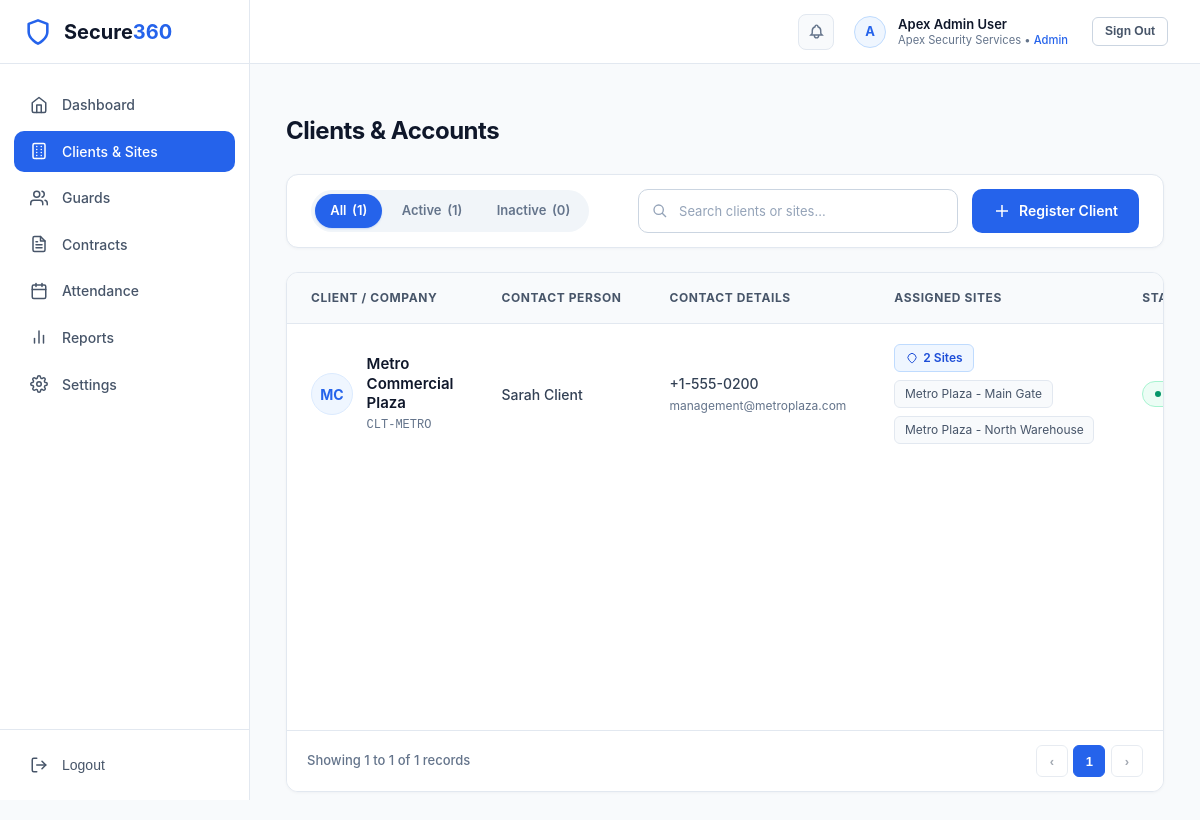
Page /admin/clients-sites (signed in) on the committed database.
### tables this page shows
CREATE TABLE `customers` (
  `id` bigint unsigned NOT NULL AUTO_INCREMENT,
  `organization_id` bigint unsigned NOT NULL,
  `client_code` varchar(40) NOT NULL,
  `name` varchar(150) NOT NULL,
  `contact_person` varchar(150) DEFAULT NULL,
  `phone` varchar(30) DEFAULT NULL,
  `email` varchar(190) DEFAULT NULL,
  `address` text,
  `status` tinyint NOT NULL DEFAULT '0' COMMENT '0=active, 1=inactive, 2=deleted',
  `created_at` datetime NOT NULL DEFAULT CURRENT_TIMESTAMP,
  `updated_at` datetime NOT NULL DEFAULT CURRENT_TIMESTAMP ON UPDATE CURRENT_TIMESTAMP,
  `created_by` bigint unsigned DEFAULT NULL,
  `updated_by` bigint unsigned DEFAULT NULL,
  `deleted_at` datetime DEFAULT NULL,
  PRIMARY KEY (`id`),
  UNIQUE KEY `uq_customers_client_code` (`client_code`),
  KEY `idx_customers_org_status` (`organization_id`,`status`),
  KEY `idx_customers_org_name` (`organization_id`,`name`),
  CONSTRAINT `fk_customers_organization` FOREIGN KEY (`organization_id`) REFERENCES `organizations` (`id`)
);

CREATE TABLE `sites` (
  `id` bigint unsigned NOT NULL AUTO_INCREMENT,
  `organization_id` bigint unsigned NOT NULL,
  `customer_id` bigint unsigned NOT NULL,
  `site_code` varchar(40) NOT NULL,
  `site_name` varchar(150) NOT NULL,
  `site_address` text,
  `area` varchar(150) DEFAULT NULL,
  `latitude` decimal(10,7) DEFAULT NULL,
  `longitude` decimal(10,7) DEFAULT NULL,
  `zone_gate` varchar(150) DEFAULT NULL,
  `status` tinyint NOT NULL DEFAULT '0' COMMENT '0=active, 1=inactive, 2=deleted',
  `created_at` datetime NOT NULL DEFAULT CURRENT_TIMESTAMP,
  `updated_at` datetime NOT NULL DEFAULT CURRENT_TIMESTAMP ON UPDATE CURRENT_TIMESTAMP,
  `created_by` bigint unsigned DEFAULT NULL,
  `updated_by` bigint unsigned DEFAULT NULL,
  `deleted_at` datetime DEFAULT NULL,
  PRIMARY KEY (`id`),
  UNIQUE KEY `uq_sites_org_site_code` (`organization_id`, `site_code`),
  KEY `idx_sites_org_customer_status` (`organization_id`,`customer_id`,`status`),
  KEY `idx_sites_coordinates` (`latitude`,`longitude`),
  KEY `fk_sites_customer` (`customer_id`),
  CONSTRAINT `fk_sites_customer` FOREIGN KEY (`customer_id`) REFERENCES `customers` (`id`),
  CONSTRAINT `fk_sites_organization` FOREIGN KEY (`organization_id`) REFERENCES `organizations` (`id`)
);

### resources/views/admin/clients-sites/index.php (the view, shortened to what the rows shown need)
<?php
$customers = $customers ?? [];
$statusFilter = $statusFilter ?? 'all';
$searchQuery = $searchQuery ?? '';
$totalCount = $totalCount ?? count($customers);
$activeCount = $activeCount ?? 0;
$inactiveCount = $inactiveCount ?? 0;
?>
<div class="page-container">
    <div class="page-header">
        <div>
            <h1 class="page-header-title">Clients &amp; Accounts</h1>
        </div>
    </div>
    <div class="toolbar-card">
        <div class="toolbar-left">
            <div class="filter-tabs">
                <a href="<?= url('/admin/clients-sites?status=all' . ($searchQuery ? '&search=' . urlencode($searchQuery) : '')) ?>"
                   class="filter-tab <?= $statusFilter === 'all' ? 'active' : '' ?>">
                    All <span class="tab-count">(<?= $totalCount ?>)</span>
                </a>
                <a href="<?= url('/admin/clients-sites?status=active' . ($searchQuery ? '&search=' . urlencode($searchQuery) : '')) ?>"
                   class="filter-tab <?= $statusFilter === 'active' ? 'active' : '' ?>">
                    Active <span class="tab-count">(<?= $activeCount ?>)</span>
                </a>
                <a href="<?= url('/admin/clients-sites?status=inactive' . ($searchQuery ? '&search=' . urlencode($searchQuery) : '')) ?>"
                   class="filter-tab <?= $statusFilter === 'inactive' ? 'active' : '' ?>">
                    Inactive <span class="tab-count">(<?= $inactiveCount ?>)</span>
                </a>
            </div>
        </div>
        <div class="toolbar-actions" style="display: flex; align-items: center; gap: 0.875rem; flex-wrap: wrap;">
            <form method="GET" action="<?= url('/admin/clients-sites') ?>" class="toolbar-search" style="margin: 0; display: flex; align-items: center; gap: 0.5rem;">
                <div class="input-icon-wrapper" style="width: 320px;">
                    <input type="text" name="search" class="form-control" placeholder="Search clients or sites..." value="<?= e($searchQuery) ?>">
                </div>
            </form>
            <a href="<?= url('/admin/clients/register') ?>" class="btn btn-primary" style="height: 44px; padding: 0 1.25rem; border-radius: 10px; white-space: nowrap; display: inline-flex; align-items: center; gap: 0.5rem; text-decoration: none; font-weight: 600;">
                <svg width="18" height="18" fill="none" stroke="currentColor" stroke-width="2" viewBox="0 0 24 24"><path d="M12 4v16m8-8H4"/></svg>
                Register Client
            </a>
        </div>
    </div>
    <div class="table-card">
        <?php if (empty($customers)): ?>
            <div style="flex: 1; display: flex; flex-direction: column; align-items: center; justify-content: center; padding: 4rem 2rem; text-align: center; color: #64748b;">
                <div style="width: 56px; height: 56px; border-radius: 50%; background: #f8fafc; border: 1px dashed #cbd5e1; display: inline-flex; align-items: center; justify-content: center; margin-bottom: 1rem; color: #94a3b8;">
                    <svg width="24" height="24" fill="none" stroke="currentColor" stroke-width="2" viewBox="0 0 24 24"><path d="M19 21V5a2 2 0 00-2-2H7a2 2 0 00-2 2v16m14 0h2m-2 0h-5m-9 0H3m2 0h5M9 7h1m-1 4h1m4-4h1m-1 4h1m-5 10v-5a1 1 0 011-1h2a1 1 0 011 1v5m-4 0h4"/></svg>
                </div>
                <p style="font-size: 1rem; font-weight: 600; color: #334155; margin-bottom: 0.25rem;">No clients match your filter criteria.</p>
                <p style="font-size: 0.8125rem; color: #94a3b8; margin-bottom: 1.5rem;">Try adjusting your search query or status filter.</p>
                <a href="<?= url('/admin/clients/register') ?>" class="btn btn-outline" style="font-size: 0.8125rem;">
                    Register First Client
                </a>
            </div>
        <?php else: ?>
            <div class="table-responsive">
                <table class="clients-table">
                    <thead>
                        <tr>
                            <th style="width: 28%;">Client / Company</th>
                            <th style="width: 18%;">Contact Person</th>
                            <th style="width: 20%;">Contact Details</th>
                            <th style="width: 20%;">Assigned Sites</th>
                            <th style="width: 8%;">Status</th>
                        </tr>
                    </thead>
                    <tbody>
                        <?php foreach ($customers as $c):
                            $initials = '';
                            $words = explode(' ', trim($c['name'] ?? 'Client'));
                            foreach (array_slice($words, 0, 2) as $w) {
                                $initials .= strtoupper(substr($w, 0, 1));
                            }
                        ?>
                            <tr>
                                <td>
                                    <div class="client-info-group">
                                        <div class="client-avatar">
                                            <?= e($initials) ?>
                                        </div>
                                        <div>
                                            <a href="<?= url('/admin/clients/' . $c['id'] . '/edit') ?>" class="client-title">
                                                <?= e($c['name']) ?>
                                            </a>
                                            <div class="client-code-tag">
                                                <?= e($c['client_code']) ?>
                                            </div>
                                        </div>
                                    </div>
                                </td>
                                <td style="color: #334155; font-weight: 500;">
                                    <?= e($c['contact_person'] ?? '—') ?>
                                </td>
                                <td>
                                    <div style="font-weight: 500; color: #334155;"><?= e($c['phone'] ?? '—') ?></div>
                                    <div style="font-size: 0.75rem; color: #64748b; margin-top: 0.15rem;"><?= e($c['email'] ?? '') ?></div>
                                </td>
                                <td>
                                    <?php $siteCount = count($c['sites'] ?? []); ?>
                                    <?php if ($siteCount > 0): ?>
                                        <div class="sites-badge-container">
                                            <span class="badge-site-count">
                                                <svg width="12" height="12" fill="none" stroke="currentColor" stroke-width="2" viewBox="0 0 24 24"><path d="M17.657 16.657L13.414 20.9a1.998 1.998 0 01-2.827 0l-4.244-4.243a8 8 0 1111.314 0z"/></svg>
                                                <?= $siteCount ?> <?= $siteCount === 1 ? 'Site' : 'Sites' ?>
                                            </span>
                                            <?php foreach (array_slice($c['sites'], 0, 2) as $s): ?>
                                                <span class="badge-site-name" title="<?= e($s['site_name']) ?>">
                                                    <?= e($s['site_name']) ?>
                                                </span>
                                            <?php endforeach; ?>
                                        </div>
                                    <?php else: ?>
                                        <span style="color: #94a3b8; font-size: 0.75rem; font-style: italic;">No active sites</span>
                                    <?php endif; ?>
                                </td>
                                <td>
                                    <?php if ((int)$c['status'] === 0): ?>
                                        <span class="badge-status active">
                                            <span class="badge-status-dot"></span>
                                        </span>
                                    <?php endif; ?>
                                </td>
                            </tr>
                        <?php endforeach; ?>
                    </tbody>
                </table>
            </div>
        <?php endif; ?>
    </div>
</div>

### app/Core/Router.php (shortened to what the rows shown need)
<?php
class Router
{
    private array $routes = [];
    private array $groupPrefixes = [];
    private array $groupMiddlewares = [];
    public function group(array $attributes, callable $callback): void
    {
        $previousPrefix = end($this->groupPrefixes) ?: '';
        $newPrefix = $previousPrefix . '/' . trim($attributes['prefix'] ?? '', '/');
        $this->groupPrefixes[] = $newPrefix;
        $previousMiddlewares = end($this->groupMiddlewares) ?: [];
        $newMiddlewares = array_merge($previousMiddlewares, $attributes['middleware'] ?? []);
        $this->groupMiddlewares[] = $newMiddlewares;
        array_pop($this->groupPrefixes);
        array_pop($this->groupMiddlewares);
    }
    private function addRoute(string $method, string $uri, array|callable $action, array $middlewares = []): self
    {
        $currentPrefix = end($this->groupPrefixes) ?: '';
        $fullUri = rtrim($currentPrefix, '/') . '/' . ltrim($uri, '/');
        $fullUri = '/' . trim($fullUri, '/');
        if ($fullUri !== '/') {
            $fullUri = rtrim($fullUri, '/');
        }
        $groupMiddlewares = end($this->groupMiddlewares) ?: [];
        $mergedMiddlewares = array_merge($groupMiddlewares, $middlewares);
        $this->routes[] = [
            'method' => $method,
            'uri' => $fullUri,
            'action' => $action,
            'middlewares' => $mergedMiddlewares,
            'regex' => $this->compileRegex($fullUri),
        ];
        return $this;
    }
    private function compileRegex(string $uri): string
    {
        $pattern = preg_replace('/\{([a-zA-Z0-9_]+)\}/', '(?P<$1>[^/]+)', $uri);
        return '#^' . $pattern . '$#';
    }
    public function dispatch(Request $request, Response $response): void
    {
        $requestMethod = $request->getMethod();
        $requestUri = rtrim($request->getUri(), '/');
        foreach ($this->routes as $route) {
            if ($route['method'] !== $requestMethod) {
                continue;
            }
            if (preg_match($route['regex'], $requestUri, $matches)) {
                $params = array_filter($matches, fn($key) => !is_numeric($key), ARRAY_FILTER_USE_KEY);
                $this->executeAction($route['action'], $request, $response, $params);
                return;
            }
        }
    }
    private function executeAction(array|callable $action, Request $request, Response $response, array $params): void
    {
        if (is_array($action) && count($action) === 2) {
            [$controllerClass, $method] = $action;
            if (class_exists($controllerClass)) {
                $controller = new $controllerClass($request, $response);
                if (method_exists($controller, $method)) {
                    call_user_func_array([$controller, $method], [$request, $response, $params]);
                    return;
                }
            }
        }
    }
}

### rows in the picture
customers: initials "MC", name "Metro Commercial Plaza", client_code "CLT-METRO", contact_person "Sarah Client", phone "+1-555-0200", email "management@metroplaza.com", siteCount "2", status 0 (drawn)
sites: site_name "Metro Plaza - Main Gate"
sites: site_name "Metro Plaza - North Warehouse"

### other values in the picture
$totalCount "1"
